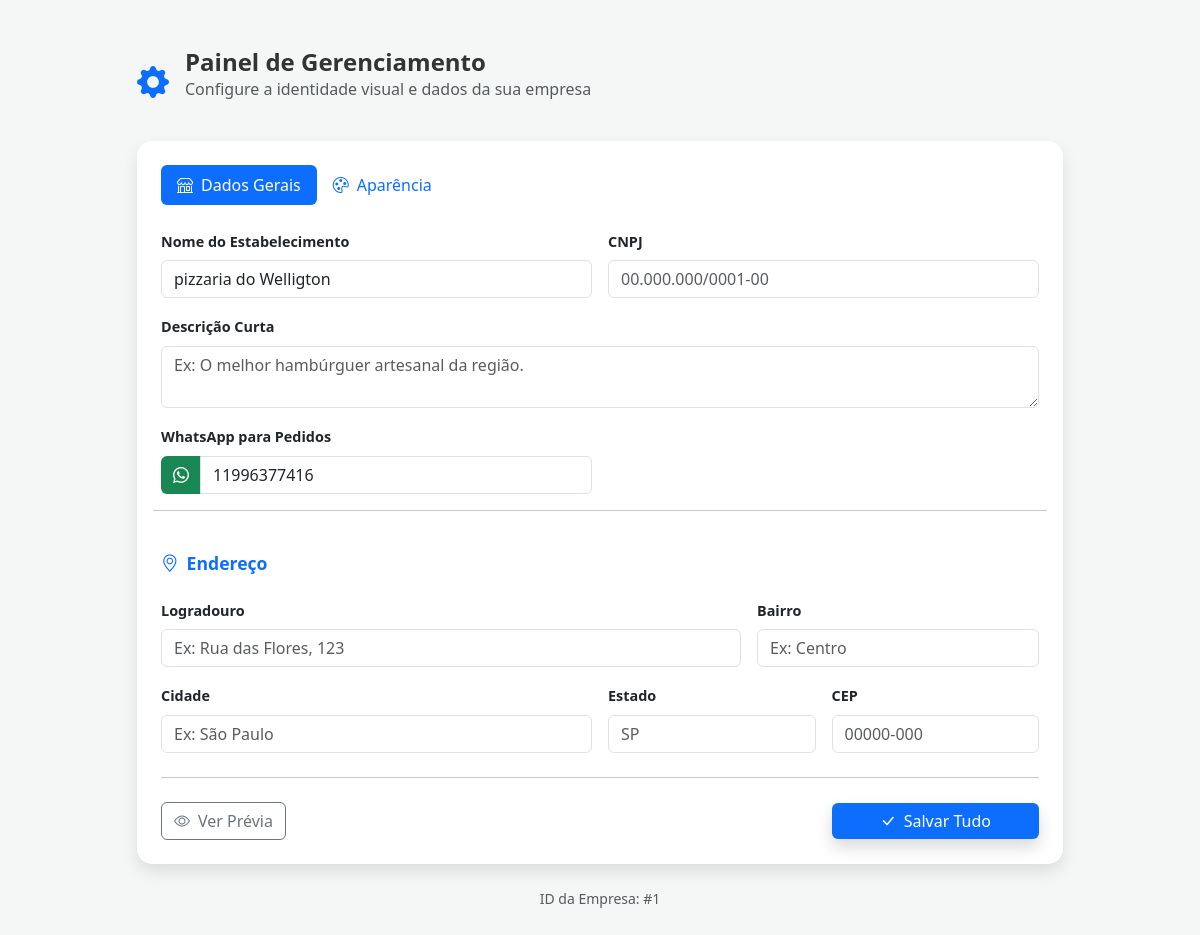
The app's page /config/1 (signed in), older data.
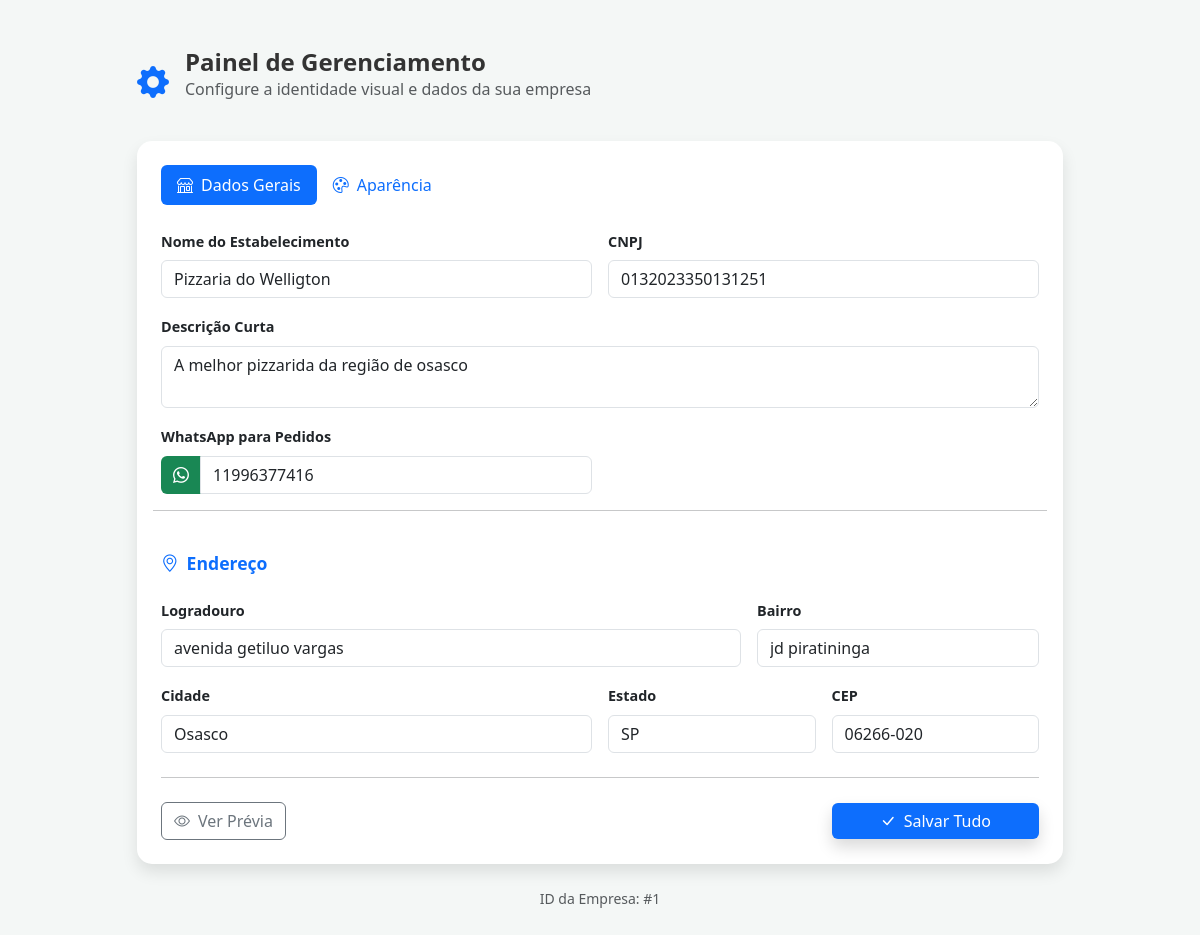
The same page, newer data.
### model.py (models this page shows, shortened)
class Empresa(db.Model):
    id = db.Column(db.Integer, primary_key=True)
    name_est = db.Column(db.String(100), nullable=False)
    cnpj_est = db.Column(db.String(20), nullable=True) # CNPJ pode ser opcional
    short_description = db.Column(db.String(255), nullable=True)
    whatsapp = db.Column(db.String(20), nullable=False) # Corrigido para String
    logradouro = db.Column(db.String(150), nullable=True)
    bairro = db.Column(db.String(100), nullable=True)
    cidade = db.Column(db.String(100), nullable=True)
    estado = db.Column(db.String(2), nullable=True)
    cep = db.Column(db.String(10), nullable=True)
    primary_color = db.Column(db.String(7), default="#0d6efd") # Armazena Hexadecimal ex: #FFFFFF
    bg_color = db.Column(db.String(7), default="#ffffff")
    text_color = db.Column(db.String(7), default="#212529")
    logo_path = db.Column(db.String(255), nullable=True)   # Caminho do arquivo no servidor
    banner_path = db.Column(db.String(255), nullable=True) # Caminho do arquivo no servidor
    produtos = db.relationship('Produtos', backref='empresa', lazy=True)
    imagens = db.relationship('Imagens', backref='empresa', lazy=True)
    plano = db.Column(db.String(20), default='gratis') # gratis, pro, premium
    ativo = db.Column(db.Boolean, default=True) # Para desativar se não pagar

### app.py (the view, shortened to what this page needs)
@app.route("/config/<int:empresa_id>", methods=["GET", "POST"])
@login_required
def config(empresa_id):
    if current_user.empresa_id != empresa_id:
        return "Acesso negado", 403
    empresa = Empresa.query.get_or_404(empresa_id)
    return render_template('config.html', empresa=empresa)

### app.py (called while the page is built)
@login_manager.user_loader
def loader_user(user_id):
    return Usuario.query.get(int(user_id))

### templates/config.html (shortened to what this page needs)
<!DOCTYPE html>
<html lang="pt-br">
<head>
    <link href="https://cdn.jsdelivr.net/npm/bootstrap@5.3.0/dist/css/bootstrap.min.css" rel="stylesheet">
    <link rel="stylesheet" href="https://cdn.jsdelivr.net/npm/bootstrap-icons@1.11.0/font/bootstrap-icons.css">
    <link rel="stylesheet" href="{{ url_for('static', filename='css/style-config.css') }}">
</head>
<body>
    <div class="container py-5">
        <div class="row justify-content-center">
            <div class="col-lg-10">
                <div class="d-flex align-items-center mb-4">
                    <i class="bi bi-gear-fill fs-2 me-3 text-primary"></i>
                    <div>
                        <h2 class="mb-0">Painel de Gerenciamento</h2>
                        <p class="text-muted">Configure a identidade visual e dados da sua empresa</p>
                    </div>
                </div>
                <div class="card config-card">
                    <div class="card-body p-4">
                        <ul class="nav nav-pills mb-4" id="configTabs" role="tablist">
                            <li class="nav-item">
                                <button class="nav-link active" id="dados-tab" data-bs-toggle="pill"
                                    data-bs-target="#dados">
                                    <i class="bi bi-shop me-2"></i>Dados Gerais
                                </button>
                            </li>
                            <li class="nav-item">
                                <button class="nav-link" id="aparencia-tab" data-bs-toggle="pill"
                                    data-bs-target="#aparencia">
                                    <i class="bi bi-palette me-2"></i>Aparência
                                </button>
                            </li>
                        </ul>
                        <form id="menuConfigForm" method="POST" enctype="multipart/form-data" action="{{ url_for('config', empresa_id=empresa.id) }}">
                            <div class="tab-content" id="pills-tabContent">
                                <div class="tab-pane fade show active" id="dados">
                                    <div class="row g-3">
                                        <div class="col-md-6">
                                            <label class="form-label fw-bold">Nome do Estabelecimento</label>
                                            <input type="text" class="form-control" name="nome_est" placeholder="Ex: Burguer King"
                                                value="{{ empresa.name_est or '' }}" required>
                                        </div>
                                        <div class="col-md-6">
                                            <label class="form-label fw-bold">CNPJ</label>
                                            <input type="text" class="form-control" name="cnpj_est" placeholder="00.000.000/0001-00"
                                                value="{{ empresa.cnpj_est or '' }}">
                                        </div>
                                        <div class="col-md-12">
                                            <label class="form-label fw-bold">Descrição Curta</label>
                                            <textarea class="form-control" name="short_description" rows="2"
                                                placeholder="Ex: O melhor hambúrguer artesanal da região.">{{ empresa.short_description or '' }}</textarea>
                                        </div>
                                        <div class="col-md-6">
                                            <label class="form-label fw-bold">WhatsApp para Pedidos</label>
                                            <div class="input-group">
                                                <span class="input-group-text bg-success text-white border-0"><i
                                                        class="bi bi-whatsapp"></i></span>
                                                <input type="tel" class="form-control" name="whatsapp" placeholder="5511999999999"
                                                    value="{{ empresa.whatsapp or '' }}">
                                            </div>
                                        </div>
                                        <hr class="my-3">
                                        <div class="col-12">
                                            <h5 class="fw-bold text-primary"><i class="bi bi-geo-alt me-2"></i>Endereço</h5>
                                        </div>
                                        <div class="col-md-8">
                                            <label class="form-label fw-bold">Logradouro</label>
                                            <input type="text" class="form-control" name="logradouro" placeholder="Ex: Rua das Flores, 123"
                                                value="{{ empresa.logradouro or '' }}">
                                        </div>
                                        <div class="col-md-4">
                                            <label class="form-label fw-bold">Bairro</label>
                                            <input type="text" class="form-control" name="bairro" placeholder="Ex: Centro"
                                                value="{{ empresa.bairro or '' }}">
                                        </div>
                                        <div class="col-md-6">
                                            <label class="form-label fw-bold">Cidade</label>
                                            <input type="text" class="form-control" name="cidade" placeholder="Ex: São Paulo"
                                                value="{{ empresa.cidade or '' }}">
                                        </div>
                                        <div class="col-md-3">
                                            <label class="form-label fw-bold">Estado</label>
                                            <input type="text" class="form-control" name="estado" placeholder="SP" maxlength="2"
                                                value="{{ empresa.estado or '' }}">
                                        </div>
                                        <div class="col-md-3">
                                            <label class="form-label fw-bold">CEP</label>
                                            <input type="text" class="form-control" name="cep" placeholder="00000-000"
                                                value="{{ empresa.cep or '' }}">
                                        </div>
                                    </div>
                                </div>
                            </div>
                            <hr class="my-4">
                            <div class="d-flex justify-content-between align-items-center">
                                <button type="button" class="btn btn-outline-secondary">
                                    <i class="bi bi-eye me-2"></i>Ver Prévia
                                </button>
                                <button type="submit" class="btn btn-primary px-5 shadow">
                                    <i class="bi bi-check-lg me-2"></i>Salvar Tudo
                                </button>
                            </div>
                        </form>
                    </div>
                </div>
                <p class="text-center mt-4 text-muted small">ID da Empresa: #{{ empresa.id }}</p>
            </div>
        </div>
    </div>
</body>
</html>

### static/css/style-config.css (style rules this page uses)
:root { --primary-color: #0d6efd; --bg-admin: #f4f7f6; --card-bg: #ffffff; --text-color: #333; --success-color: #2ed573; }
body { font-family: 'Segoe UI', Tahoma, Geneva, Verdana, sans-serif; background-color: var(--bg-admin); color: var(--text-color); margin: 0; padding: 0; }
.config-card { background: var(--card-bg); border: none; border-radius: 15px; box-shadow: 0 0.5rem 1rem rgba(0, 0, 0, 0.1); }
h2 { font-size: 1.5rem; font-weight: 700; }
h5 { font-size: 1.1rem; color: #444; margin-top: 10px; }
label { font-size: 0.9rem; font-weight: 600; margin-bottom: 8px; }
.input-group-text { border-radius: 6px 0 0 6px !important; }
.btn-primary { background-color: var(--primary-color); border: none; transition: opacity 0.2s; }

### templates/config.html (style rules this page uses)
body { background-color: #f4f7f6; }
.config-card { border: none; border-radius: 15px; box-shadow: 0 0.5rem 1rem rgba(0, 0, 0, 0.1); }
.nav-pills .nav-link.active { background-color: #0d6efd; }

Row changes from the older to the newer data that the page shows:
changed Empresa id 1: nome_est "pizzaria do Welligton" → "Pizzaria do Welligton"; cnpj_est (not shown) → "0132023350131251"; short_description (not shown) → "A melhor pizzarida da região de osasco"; logradouro (not shown) → "avenida getiluo vargas"; bairro (not shown) → "jd piratininga"; cidade (not shown) → "Osasco"; estado (not shown) → "SP"; cep (not shown) → "06266-020"
